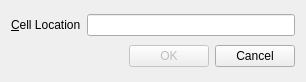
<?xml version="1.0" encoding="UTF-8"?>
<ui version="4.0">
 <class>Dialog</class>
 <widget class="QDialog" name="Dialog">
  <property name="geometry">
   <rect>
    <x>0</x>
    <y>0</y>
    <width>306</width>
    <height>82</height>
   </rect>
  </property>
  <property name="windowTitle">
   <string>Go To Cell</string>
  </property>
  <layout class="QVBoxLayout" name="verticalLayout">
   <item>
    <layout class="QHBoxLayout" name="horizontalLayout">
     <item>
      <widget class="QLabel" name="label">
       <property name="text">
        <string>&amp;Cell Location</string>
       </property>
       <property name="buddy">
        <cstring>lineEdit</cstring>
       </property>
      </widget>
     </item>
     <item>
      <widget class="QLineEdit" name="lineEdit">
       <property name="enabled">
        <bool>true</bool>
       </property>
      </widget>
     </item>
    </layout>
   </item>
   <item>
    <layout class="QHBoxLayout" name="horizontalLayout_2">
     <item>
      <spacer name="horizontalSpacer">
       <property name="orientation">
        <enum>Qt::Horizontal</enum>
       </property>
       <property name="sizeHint" stdset="0">
        <size>
         <width>40</width>
         <height>20</height>
        </size>
       </property>
      </spacer>
     </item>
     <item>
      <widget class="QPushButton" name="okButton">
       <property name="enabled">
        <bool>false</bool>
       </property>
       <property name="text">
        <string>OK</string>
       </property>
       <property name="autoDefault">
        <bool>true</bool>
       </property>
       <property name="default">
        <bool>true</bool>
       </property>
       <property name="flat">
        <bool>false</bool>
       </property>
      </widget>
     </item>
     <item>
      <widget class="QPushButton" name="cancelButton">
       <property name="text">
        <string>Cancel</string>
       </property>
      </widget>
     </item>
    </layout>
   </item>
  </layout>
 </widget>
 <layoutdefault spacing="6" margin="11"/>
 <tabstops>
  <tabstop>lineEdit</tabstop>
  <tabstop>okButton</tabstop>
  <tabstop>cancelButton</tabstop>
 </tabstops>
 <resources/>
 <connections/>
</ui>
